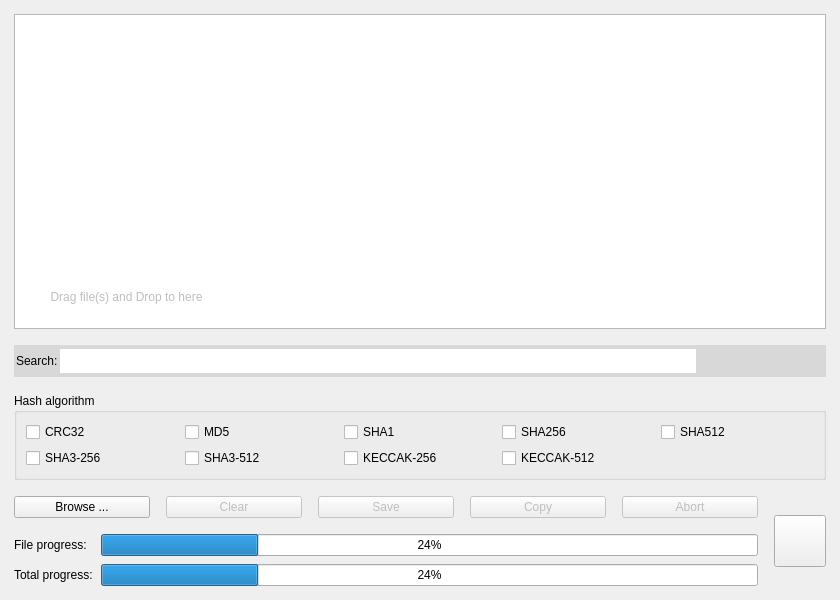
<?xml version="1.0" encoding="UTF-8"?>
<ui version="4.0">
 <class>MainWindow</class>
 <widget class="QMainWindow" name="MainWindow">
  <property name="geometry">
   <rect>
    <x>0</x>
    <y>0</y>
    <width>840</width>
    <height>600</height>
   </rect>
  </property>
  <property name="minimumSize">
   <size>
    <width>640</width>
    <height>480</height>
   </size>
  </property>
  <property name="maximumSize">
   <size>
    <width>1920</width>
    <height>1080</height>
   </size>
  </property>
  <property name="windowTitle">
   <string>QtChecksum</string>
  </property>
  <property name="windowIcon">
   <iconset resource="qthash.qrc">
    <normaloff>:/icons/qthash.png</normaloff>:/icons/qthash.png</iconset>
  </property>
  <widget class="QWidget" name="centralwidget">
   <property name="sizePolicy">
    <sizepolicy hsizetype="Expanding" vsizetype="Expanding">
     <horstretch>0</horstretch>
     <verstretch>0</verstretch>
    </sizepolicy>
   </property>
   <layout class="QGridLayout" name="gridLayout_3">
    <property name="leftMargin">
     <number>6</number>
    </property>
    <property name="topMargin">
     <number>6</number>
    </property>
    <property name="rightMargin">
     <number>6</number>
    </property>
    <property name="bottomMargin">
     <number>6</number>
    </property>
    <item row="0" column="0">
     <layout class="QVBoxLayout" name="verticalLayout_3" stretch="0,0,0,0">
      <property name="spacing">
       <number>16</number>
      </property>
      <property name="leftMargin">
       <number>8</number>
      </property>
      <property name="topMargin">
       <number>8</number>
      </property>
      <property name="rightMargin">
       <number>8</number>
      </property>
      <property name="bottomMargin">
       <number>8</number>
      </property>
      <item>
       <widget class="QFrame" name="textFrame">
        <property name="sizePolicy">
         <sizepolicy hsizetype="Expanding" vsizetype="Expanding">
          <horstretch>0</horstretch>
          <verstretch>0</verstretch>
         </sizepolicy>
        </property>
        <property name="maximumSize">
         <size>
          <width>16777215</width>
          <height>16777215</height>
         </size>
        </property>
        <property name="frameShape">
         <enum>QFrame::NoFrame</enum>
        </property>
        <property name="frameShadow">
         <enum>QFrame::Raised</enum>
        </property>
        <layout class="QFormLayout" name="formLayout">
         <property name="leftMargin">
          <number>0</number>
         </property>
         <property name="topMargin">
          <number>0</number>
         </property>
         <property name="rightMargin">
          <number>0</number>
         </property>
         <property name="bottomMargin">
          <number>0</number>
         </property>
         <item row="0" column="0" colspan="2">
          <widget class="QTextEdit" name="resultTextEdit">
           <property name="enabled">
            <bool>true</bool>
           </property>
           <property name="sizePolicy">
            <sizepolicy hsizetype="Expanding" vsizetype="Expanding">
             <horstretch>1</horstretch>
             <verstretch>1</verstretch>
            </sizepolicy>
           </property>
           <property name="toolTip">
            <string>Drag file(s) and Drop to here</string>
           </property>
           <property name="statusTip">
            <string/>
           </property>
           <property name="styleSheet">
            <string notr="true">QTextEdit{ line-height: 110%; }</string>
           </property>
           <property name="readOnly">
            <bool>true</bool>
           </property>
           <property name="placeholderText">
            <string/>
           </property>
          </widget>
         </item>
        </layout>
        <widget class="QLabel" name="empty_placeholder">
         <property name="enabled">
          <bool>false</bool>
         </property>
         <property name="geometry">
          <rect>
           <x>9</x>
           <y>273</y>
           <width>207</width>
           <height>19</height>
          </rect>
         </property>
         <property name="sizePolicy">
          <sizepolicy hsizetype="Expanding" vsizetype="Expanding">
           <horstretch>0</horstretch>
           <verstretch>0</verstretch>
          </sizepolicy>
         </property>
         <property name="toolTip">
          <string>Drag file(s) and Drop to here</string>
         </property>
         <property name="layoutDirection">
          <enum>Qt::LeftToRight</enum>
         </property>
         <property name="text">
          <string>Drag file(s) and Drop to here</string>
         </property>
         <property name="textFormat">
          <enum>Qt::PlainText</enum>
         </property>
         <property name="scaledContents">
          <bool>false</bool>
         </property>
         <property name="alignment">
          <set>Qt::AlignCenter</set>
         </property>
         <property name="buddy">
          <cstring>searchWidget</cstring>
         </property>
        </widget>
        <zorder>resultTextEdit</zorder>
        <zorder>empty_placeholder</zorder>
       </widget>
      </item>
      <item>
       <widget class="QWidget" name="searchWidget" native="true">
        <property name="minimumSize">
         <size>
          <width>0</width>
          <height>32</height>
         </size>
        </property>
        <property name="styleSheet">
         <string notr="true">#searchWidget{
background-color:rgba(0,0,0,0.1);
padding:1px;
}</string>
        </property>
        <layout class="QHBoxLayout" name="searchLayout">
         <property name="spacing">
          <number>2</number>
         </property>
         <property name="leftMargin">
          <number>2</number>
         </property>
         <property name="topMargin">
          <number>0</number>
         </property>
         <property name="rightMargin">
          <number>2</number>
         </property>
         <property name="bottomMargin">
          <number>0</number>
         </property>
         <item>
          <widget class="QLabel" name="searchLabel">
           <property name="text">
            <string>Search:</string>
           </property>
          </widget>
         </item>
         <item>
          <widget class="QLineEdit" name="searchEdit">
           <property name="minimumSize">
            <size>
             <width>0</width>
             <height>28</height>
            </size>
           </property>
           <property name="styleSheet">
            <string notr="true">#searchEdit {
margin-top:2px;
margin-bottom:2px;
border:none;
}</string>
           </property>
           <property name="maxLength">
            <number>1024</number>
           </property>
           <property name="clearButtonEnabled">
            <bool>true</bool>
           </property>
          </widget>
         </item>
         <item>
          <widget class="QPushButton" name="prevButton">
           <property name="sizePolicy">
            <sizepolicy hsizetype="Preferred" vsizetype="Preferred">
             <horstretch>0</horstretch>
             <verstretch>0</verstretch>
            </sizepolicy>
           </property>
           <property name="minimumSize">
            <size>
             <width>40</width>
             <height>0</height>
            </size>
           </property>
           <property name="focusPolicy">
            <enum>Qt::NoFocus</enum>
           </property>
           <property name="styleSheet">
            <string notr="true">#prevButton {
background-color:transparent;
border-width: 0px;
      border-style: solid;
      border-color: white;
	 padding:1px;
     margin-left:8px;
}

#prevButton:hover {
background-color: rgba(0,0,0,0.1);
}

#prevButton:pressed {
background-color: rgba(0,0,0,0.2);
}</string>
           </property>
           <property name="text">
            <string/>
           </property>
           <property name="icon">
            <iconset resource="qthash.qrc">
             <normaloff>:/icons/arrow-left.svg</normaloff>:/icons/arrow-left.svg</iconset>
           </property>
          </widget>
         </item>
         <item>
          <widget class="QPushButton" name="nextButton">
           <property name="sizePolicy">
            <sizepolicy hsizetype="Preferred" vsizetype="Preferred">
             <horstretch>0</horstretch>
             <verstretch>0</verstretch>
            </sizepolicy>
           </property>
           <property name="minimumSize">
            <size>
             <width>40</width>
             <height>0</height>
            </size>
           </property>
           <property name="focusPolicy">
            <enum>Qt::NoFocus</enum>
           </property>
           <property name="styleSheet">
            <string notr="true">#nextButton {
background-color:transparent;
border-width: 0px;
      border-style: solid;
      border-color: white;
	 padding:1px;
     margin-left:6px;
}

#nextButton:hover {
background-color: rgba(0,0,0,0.1);
}

#nextButton:pressed {
background-color: rgba(0,0,0,0.2);
}</string>
           </property>
           <property name="text">
            <string/>
           </property>
           <property name="icon">
            <iconset resource="qthash.qrc">
             <normaloff>:/icons/arrow-right.svg</normaloff>:/icons/arrow-right.svg</iconset>
           </property>
          </widget>
         </item>
         <item>
          <widget class="QPushButton" name="btnHideSearch">
           <property name="sizePolicy">
            <sizepolicy hsizetype="Preferred" vsizetype="Preferred">
             <horstretch>0</horstretch>
             <verstretch>0</verstretch>
            </sizepolicy>
           </property>
           <property name="minimumSize">
            <size>
             <width>40</width>
             <height>0</height>
            </size>
           </property>
           <property name="focusPolicy">
            <enum>Qt::NoFocus</enum>
           </property>
           <property name="styleSheet">
            <string notr="true">#btnHideSearch {
background-color:transparent;
border-width: 0px;
      border-style: solid;
      border-color: white;
	 padding-left:0px;
     padding-right:0px;
     margin:0px;
}

#btnHideSearch:hover {
background-color: rgba(0,0,0,0.1);
}

#btnHideSearch:pressed {
background-color: rgba(0,0,0,0.2);
}</string>
           </property>
           <property name="text">
            <string/>
           </property>
           <property name="icon">
            <iconset resource="qthash.qrc">
             <normaloff>:/icons/close.svg</normaloff>:/icons/close.svg</iconset>
           </property>
          </widget>
         </item>
        </layout>
       </widget>
      </item>
      <item>
       <widget class="QGroupBox" name="hashAlogrithmBox">
        <property name="enabled">
         <bool>true</bool>
        </property>
        <property name="sizePolicy">
         <sizepolicy hsizetype="Expanding" vsizetype="Fixed">
          <horstretch>0</horstretch>
          <verstretch>0</verstretch>
         </sizepolicy>
        </property>
        <property name="minimumSize">
         <size>
          <width>0</width>
          <height>0</height>
         </size>
        </property>
        <property name="title">
         <string>Hash algorithm </string>
        </property>
        <layout class="QGridLayout" name="gridLayout_2">
         <item row="0" column="0">
          <widget class="QCheckBox" name="crc32CheckBox">
           <property name="text">
            <string>CRC32</string>
           </property>
          </widget>
         </item>
         <item row="0" column="1">
          <widget class="QCheckBox" name="md5CheckBox">
           <property name="text">
            <string>MD5</string>
           </property>
          </widget>
         </item>
         <item row="0" column="2">
          <widget class="QCheckBox" name="sha1CheckBox">
           <property name="text">
            <string>SHA1</string>
           </property>
          </widget>
         </item>
         <item row="0" column="3">
          <widget class="QCheckBox" name="sha256CheckBox">
           <property name="text">
            <string>SHA256</string>
           </property>
          </widget>
         </item>
         <item row="0" column="4">
          <widget class="QCheckBox" name="sha512CheckBox">
           <property name="text">
            <string>SHA512</string>
           </property>
          </widget>
         </item>
         <item row="1" column="0">
          <widget class="QCheckBox" name="sha3_256CheckBox">
           <property name="text">
            <string>SHA3-256</string>
           </property>
          </widget>
         </item>
         <item row="1" column="1">
          <widget class="QCheckBox" name="sha3_512CheckBox">
           <property name="text">
            <string>SHA3-512</string>
           </property>
          </widget>
         </item>
         <item row="1" column="2">
          <widget class="QCheckBox" name="keccak256CheckBox">
           <property name="text">
            <string>KECCAK-256</string>
           </property>
          </widget>
         </item>
         <item row="1" column="3">
          <widget class="QCheckBox" name="keccak512CheckBox">
           <property name="sizePolicy">
            <sizepolicy hsizetype="Minimum" vsizetype="Fixed">
             <horstretch>0</horstretch>
             <verstretch>0</verstretch>
            </sizepolicy>
           </property>
           <property name="text">
            <string>KECCAK-512</string>
           </property>
          </widget>
         </item>
        </layout>
       </widget>
      </item>
      <item>
       <layout class="QHBoxLayout" name="horizontalLayout_2">
        <property name="spacing">
         <number>16</number>
        </property>
        <item>
         <layout class="QVBoxLayout" name="verticalLayout_4">
          <property name="spacing">
           <number>16</number>
          </property>
          <item>
           <layout class="QHBoxLayout" name="horizontalLayout" stretch="0,0,0,0,0">
            <property name="spacing">
             <number>16</number>
            </property>
            <property name="sizeConstraint">
             <enum>QLayout::SetDefaultConstraint</enum>
            </property>
            <item>
             <widget class="QPushButton" name="browseButton">
              <property name="sizePolicy">
               <sizepolicy hsizetype="Minimum" vsizetype="Fixed">
                <horstretch>0</horstretch>
                <verstretch>0</verstretch>
               </sizepolicy>
              </property>
              <property name="text">
               <string>Browse ...</string>
              </property>
             </widget>
            </item>
            <item>
             <widget class="QPushButton" name="clearButton">
              <property name="enabled">
               <bool>false</bool>
              </property>
              <property name="minimumSize">
               <size>
                <width>102</width>
                <height>0</height>
               </size>
              </property>
              <property name="text">
               <string>Clear</string>
              </property>
             </widget>
            </item>
            <item>
             <widget class="QPushButton" name="saveButton">
              <property name="enabled">
               <bool>false</bool>
              </property>
              <property name="sizePolicy">
               <sizepolicy hsizetype="Minimum" vsizetype="Fixed">
                <horstretch>0</horstretch>
                <verstretch>0</verstretch>
               </sizepolicy>
              </property>
              <property name="minimumSize">
               <size>
                <width>102</width>
                <height>0</height>
               </size>
              </property>
              <property name="text">
               <string>Save</string>
              </property>
             </widget>
            </item>
            <item>
             <widget class="QPushButton" name="copyButton">
              <property name="enabled">
               <bool>false</bool>
              </property>
              <property name="minimumSize">
               <size>
                <width>102</width>
                <height>0</height>
               </size>
              </property>
              <property name="text">
               <string>Copy</string>
              </property>
             </widget>
            </item>
            <item>
             <widget class="QPushButton" name="abortButton">
              <property name="enabled">
               <bool>false</bool>
              </property>
              <property name="minimumSize">
               <size>
                <width>102</width>
                <height>0</height>
               </size>
              </property>
              <property name="text">
               <string>Abort</string>
              </property>
             </widget>
            </item>
           </layout>
          </item>
          <item>
           <layout class="QGridLayout" name="gridLayout">
            <property name="spacing">
             <number>8</number>
            </property>
            <item row="1" column="1">
             <widget class="QProgressBar" name="fileProgressBar">
              <property name="value">
               <number>24</number>
              </property>
             </widget>
            </item>
            <item row="3" column="0">
             <widget class="QLabel" name="labelTotal">
              <property name="text">
               <string>Total progress:</string>
              </property>
             </widget>
            </item>
            <item row="3" column="1">
             <widget class="QProgressBar" name="totalProgressBar">
              <property name="value">
               <number>24</number>
              </property>
             </widget>
            </item>
            <item row="1" column="0">
             <widget class="QLabel" name="labelFile">
              <property name="text">
               <string>File progress:</string>
              </property>
             </widget>
            </item>
           </layout>
          </item>
         </layout>
        </item>
        <item>
         <widget class="QPushButton" name="optionsButton">
          <property name="sizePolicy">
           <sizepolicy hsizetype="Fixed" vsizetype="Fixed">
            <horstretch>0</horstretch>
            <verstretch>0</verstretch>
           </sizepolicy>
          </property>
          <property name="minimumSize">
           <size>
            <width>52</width>
            <height>52</height>
           </size>
          </property>
          <property name="text">
           <string/>
          </property>
          <property name="icon">
           <iconset resource="qthash.qrc">
            <normaloff>:/icons/options.svg</normaloff>:/icons/options.svg</iconset>
          </property>
          <property name="iconSize">
           <size>
            <width>40</width>
            <height>32</height>
           </size>
          </property>
         </widget>
        </item>
        <item>
         <layout class="QVBoxLayout" name="checkboxLayout">
          <property name="spacing">
           <number>4</number>
          </property>
          <property name="topMargin">
           <number>0</number>
          </property>
         </layout>
        </item>
       </layout>
      </item>
     </layout>
    </item>
   </layout>
  </widget>
  <widget class="QMenuBar" name="menuBar">
   <property name="geometry">
    <rect>
     <x>0</x>
     <y>0</y>
     <width>840</width>
     <height>33</height>
    </rect>
   </property>
  </widget>
 </widget>
 <resources>
  <include location="qthash.qrc"/>
 </resources>
 <connections/>
</ui>
